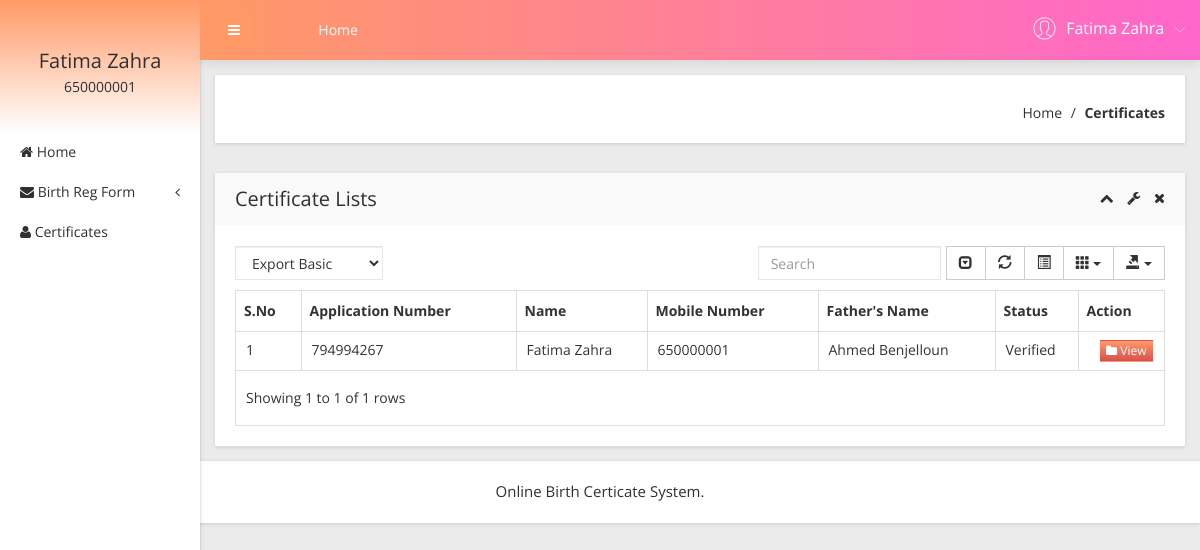
Screenshot of /obcs/user/certificates-list.php (signed in) with the database file from the repository.
### tables this page shows
CREATE TABLE `tbluser` (
  `ID` int(10) NOT NULL,
  `FirstName` varchar(200) DEFAULT NULL,
  `LastName` varchar(200) DEFAULT NULL,
  `MobileNumber` bigint(10) DEFAULT NULL,
  `Address` mediumtext DEFAULT NULL,
  `Password` varchar(200) NOT NULL,
  `RegDate` timestamp NULL DEFAULT current_timestamp()
);

CREATE TABLE `tblapplication` (
  `ID` int(10) NOT NULL,
  `UserID` int(5) NOT NULL,
  `ApplicationID` varchar(200) DEFAULT NULL,
  `DateofBirth` varchar(200) DEFAULT NULL,
  `Gender` varchar(50) DEFAULT NULL,
  `FullName` varchar(200) DEFAULT NULL,
  `PlaceofBirth` varchar(200) DEFAULT NULL,
  `NameofFather` varchar(200) DEFAULT NULL,
  `NameOfMother` varchar(120) DEFAULT NULL,
  `PermanentAdd` mediumtext DEFAULT NULL,
  `PostalAdd` mediumtext DEFAULT NULL,
  `MobileNumber` bigint(10) DEFAULT NULL,
  `Email` varchar(200) DEFAULT NULL,
  `Dateofapply` timestamp NULL DEFAULT current_timestamp(),
  `Remark` varchar(200) DEFAULT NULL,
  `Status` varchar(50) DEFAULT NULL,
  `UpdationDate` timestamp NULL DEFAULT NULL ON UPDATE current_timestamp()
);

### obcs/user/certificates-list.php (the view, shortened to what this page needs)
<?php
include('includes/dbconnection.php');
if (strlen($_SESSION['obcsuid']==0)) {
  header('location:logout.php');
  } else{
  ?>
<!doctype html>
<html class="no-js" lang="en">
<head>
    <link rel="stylesheet" href="css/bootstrap.min.css">
    <link rel="stylesheet" href="css/font-awesome.min.css">
    <link rel="stylesheet" href="css/adminpro-custon-icon.css">
    <link rel="stylesheet" href="css/meanmenu.min.css">
    <link rel="stylesheet" href="css/jquery.mCustomScrollbar.min.css">
    <link rel="stylesheet" href="css/animate.css">
    <link rel="stylesheet" href="css/data-table/bootstrap-table.css">
    <link rel="stylesheet" href="css/data-table/bootstrap-editable.css">
    <link rel="stylesheet" href="css/normalize.css">
    <link rel="stylesheet" href="css/c3.min.css">
    <link rel="stylesheet" href="style.css">
    <link rel="stylesheet" href="css/responsive.css">
</head>
<body class="materialdesign">
    <div class="wrapper-pro">
      <?php include_once('includes/sidebar.php');?>
        <?php include_once('includes/header.php');?>
            <div class="breadcome-area mg-b-30 small-dn">
                <div class="container-fluid">
                    <div class="row">
                        <div class="col-lg-12">
                            <div class="breadcome-list shadow-reset">
                                <div class="row">
                                    <div class="col-lg-12">
                                        <ul class="breadcome-menu">
                                            <li><a href="dashboard.php">Home</a> <span class="bread-slash">/</span>
                                            </li>
                                            <li><span class="bread-blod">Certificates</span>
                                            </li>
                                        </ul>
                                    </div>
                                </div>
                            </div>
                        </div>
                    </div>
                </div>
            </div>
            <div class="data-table-area mg-b-15">
                <div class="container-fluid">
                    <div class="row">
                        <div class="col-lg-12">
                            <div class="sparkline13-list shadow-reset">
                                <div class="sparkline13-hd">
                                    <div class="main-sparkline13-hd">
                                        <h1>Certificate Lists</h1>
                                        <div class="sparkline13-outline-icon">
                                            <span class="sparkline13-collapse-link"><i class="fa fa-chevron-up"></i></span>
                                            <span><i class="fa fa-wrench"></i></span>
                                            <span class="sparkline13-collapse-close"><i class="fa fa-times"></i></span>
                                        </div>
                                    </div>
                                </div>
                                <div class="sparkline13-graph">
                                    <div class="datatable-dashv1-list custom-datatable-overright">
                                        <div id="toolbar">
                                            <select class="form-control">
                                                <option value="">Export Basic</option>
                                            </select>
                                        </div>
                                        <table id="table" data-toggle="table" data-pagination="true" data-search="true" data-show-columns="true" data-show-pagination-switch="true" data-show-refresh="true" data-key-events="true" data-show-toggle="true" data-resizable="true" data-cookie="true" data-cookie-id-table="saveId" data-show-export="true" data-click-to-select="true" data-toolbar="#toolbar">
                                            <thead>
                                                <tr>
                                                    <th>S.No</th>
                                                    <th>Application Number</th>
                                                    <th>Name</th>
                                                    <th >Mobile Number</th>
                                                    <th>Father's Name</th>
                                                    <th>Status</th>
                                                    <th data-field="action">Action</th>
                                                </tr>
                                            </thead>
                                            <tbody>
                                              <?php
                                            $uid= $_SESSION['obcsuid'];
$sql="SELECT * from tblapplication where UserID=:uid and Status='Verified'";
$query = $dbh -> prepare($sql);
$query-> bindParam(':uid', $uid, PDO::PARAM_STR);
$query->execute();
$results=$query->fetchAll(PDO::FETCH_OBJ);
$cnt=1;
if($query->rowCount() > 0)
{
foreach($results as $row)
{               ?>
                                                <tr>
                                                    <td><?php echo htmlentities($cnt);?></td>
                                                    <td><?php  echo htmlentities($row->ApplicationID);?></td>
                                                    <td><?php  echo htmlentities($row->FullName);?></td>
                                                   <td><?php  echo htmlentities($row->MobileNumber);?></td>
                                                    <td><?php  echo htmlentities($row->NameofFather);?></td>
                                                  <?php if($row->Status==""){ ?>
                     <td><?php echo "Still Pending"; ?></td>
<?php } else { ?>                  <td><?php  echo htmlentities($row->Status);?>
                  </td>
                  <?php } ?>
                                                    <td class="datatable-ct"><a href="certificates.php?viewid=<?php echo htmlentities ($row->ID);?>"><button class="btn btn-white btn-action btn-xs"><i class="fa fa-folder"></i> View</button></a>
                                                    </td>
                                                </tr>
                                             <?php $cnt=$cnt+1;}} ?>
                                            </tbody>
                                        </table>
                                    </div>
                                </div>
                            </div>
                        </div>
                    </div>
                </div>
            </div>
        </div>
    </div>
  <?php include_once('includes/footer.php');?>
</body>
</html><?php }  ?>

### obcs/user/includes/sidebar.php (shortened to what this page needs)
        <?php
include('includes/dbconnection.php');
if (strlen($_SESSION['obcsuid']==0)) {
  header('location:logout.php');
  } else{
  ?>
  <div class="left-sidebar-pro">
            <nav id="sidebar">
                <div class="sidebar-header">
                     <?php
$uid=$_SESSION['obcsuid'];
$sql="SELECT FirstName,LastName,MobileNumber from  tbluser where ID=:uid";
$query = $dbh -> prepare($sql);
$query->bindParam(':uid',$uid,PDO::PARAM_STR);
$query->execute();
$results=$query->fetchAll(PDO::FETCH_OBJ);
$cnt=1;
if($query->rowCount() > 0)
{
foreach($results as $row)
{               ?>
                    <h3><?php  echo $row->FirstName;?>  <?php  echo $row->LastName;?></h3>
                    <p><?php  echo $row->MobileNumber;?></p><?php $cnt=$cnt+1;}} ?>
                </div>
                <div class="left-custom-menu-adp-wrap">
                    <ul class="nav navbar-nav left-sidebar-menu-pro">
                        <li class="nav-item">
                            <a href="dashboard.php" role="button" aria-expanded="false"><i class="fa big-icon fa-home"></i> <span class="mini-dn">Home</span> </a>
                        </li>
                        <li class="nav-item"><a href="#" data-toggle="dropdown" role="button" aria-expanded="false" class="nav-link dropdown-toggle"><i class="fa big-icon fa-envelope"></i> <span class="mini-dn">Birth Reg Form</span> <span class="indicator-right-menu mini-dn"><i class="fa indicator-mn fa-angle-left"></i></span></a>
                        </li>
                       <li class="nav-item">
                            <a href="certificates-list.php" role="button" aria-expanded="false"><i class="fa big-icon fa-user"></i> <span class="mini-dn">Certificates</span> </a>
                        </li>
                    </ul>
                </div>
            </nav>
        </div><?php }  ?>

### obcs/user/includes/header.php (shortened to what this page needs)
       <?php
include('includes/dbconnection.php');
if (strlen($_SESSION['obcsuid']==0)) {
  header('location:logout.php');
  } else{
  ?>
 <div class="content-inner-all">
            <div class="header-top-area">
                <div class="fixed-header-top">
                    <div class="container-fluid">
                        <div class="row">
                            <div class="col-lg-1 col-md-6 col-sm-6 col-xs-12">
                                <button type="button" id="sidebarCollapse" class="btn bar-button-pro header-drl-controller-btn btn-info navbar-btn">
                                    <i class="fa fa-bars"></i>
                                </button>
                            </div>
                            <div class="col-lg-6 col-md-1 col-sm-1 col-xs-12">
                                <div class="header-top-menu tabl-d-n">
                                    <ul class="nav navbar-nav mai-top-nav">
                                        <li class="nav-item"><a href="dashboard.php" class="nav-link">Home</a>
                                        </li>
                                    </ul>
                                </div>
                            </div>
                            <div class="col-lg-5 col-md-5 col-sm-6 col-xs-12">
                                <div class="header-right-info">
                                    <ul class="nav navbar-nav mai-top-nav header-right-menu">
                                <?php
$uid=$_SESSION['obcsuid'];
$sql="SELECT FirstName,LastName,MobileNumber from  tbluser where ID=:uid";
$query = $dbh -> prepare($sql);
$query->bindParam(':uid',$uid,PDO::PARAM_STR);
$query->execute();
$results=$query->fetchAll(PDO::FETCH_OBJ);
$cnt=1;
if($query->rowCount() > 0)
{
foreach($results as $row)
{               ?>
                                        <li class="nav-item">
                                            <a href="#" data-toggle="dropdown" role="button" aria-expanded="false" class="nav-link dropdown-toggle">
                                                <span class="adminpro-icon adminpro-user-rounded header-riht-inf"></span>
                                                <span class="admin-name"><?php  echo $row->FirstName;?>  <?php  echo $row->LastName;?> </span>
                                                <span class="author-project-icon adminpro-icon adminpro-down-arrow"></span><?php $cnt=$cnt+1;}} ?>
                                            </a>
                                        </li>
                                    </ul>
                                </div>
                            </div>
                        </div>
                    </div>
                </div>
            </div><?php }  ?>

### rows the page displays
tbluser: FirstName "Fatima", LastName "Zahra", MobileNumber "650000001"
tblapplication: ApplicationID "794994267", FullName "Fatima Zahra", MobileNumber "650000001", NameofFather "Ahmed Benjelloun", Status "Verified"
